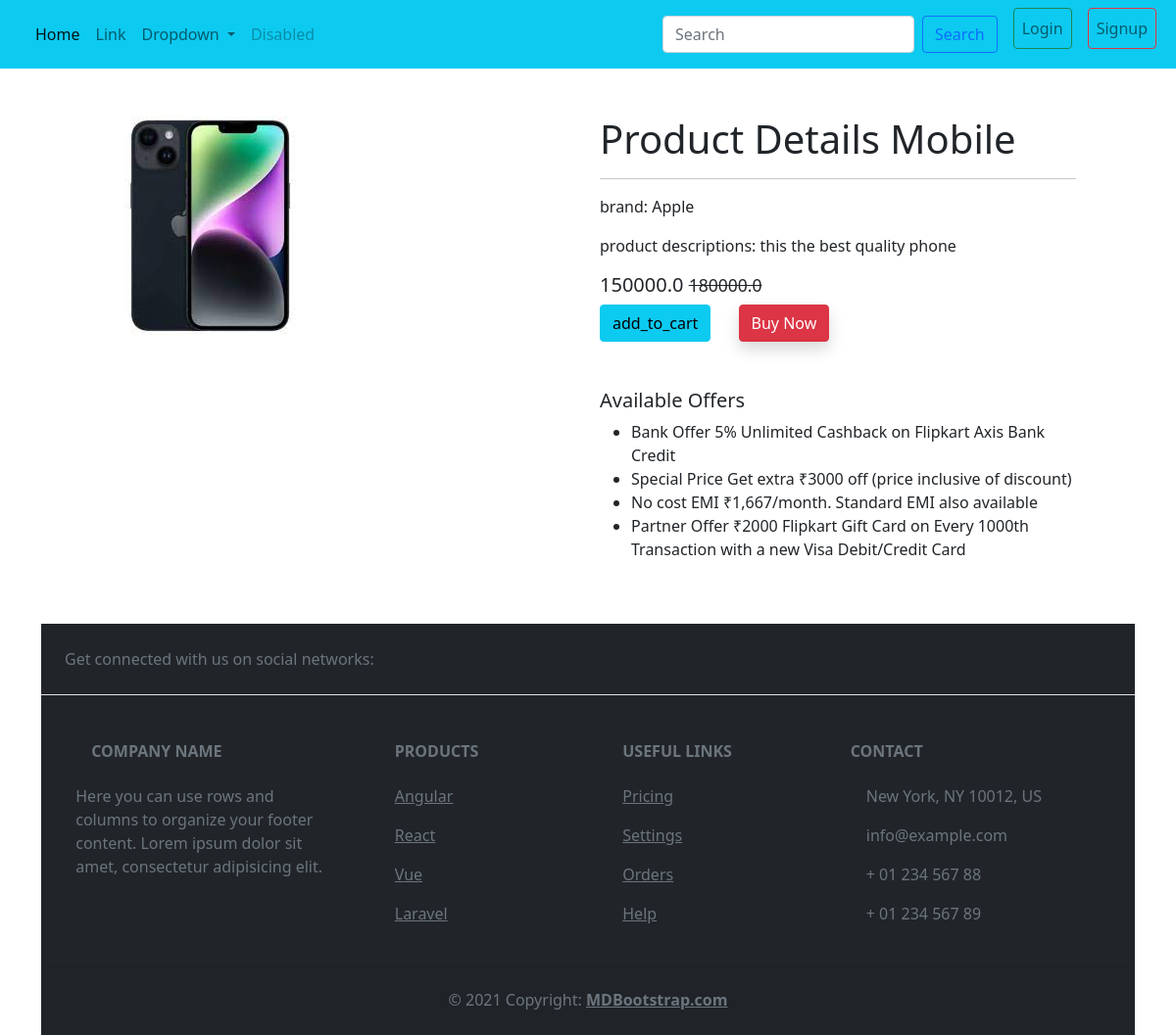
Page /product_details/53 on the committed database.
### enroll/models.py (models this page shows, shortened)
class product(models.Model):
    title=models.CharField(max_length=100)
    selling_price=models.FloatField()
    discount_price=models.FloatField()
    discriptions=models.TextField(max_length=200)
    brand=models.CharField(max_length=50)
    category=models.CharField(choices=CATEGORY_CHOICES ,max_length=50)
    product_images=models.ImageField(upload_to="myimages",max_length=None)

### enroll/views.py (the view)
# urls.py: path("product_details/<int:pk>",views.product_details, name="product_details"),
def product_details(request,pk):
    obj=product.objects.get(pk=pk)
    return render(request,'product _details.html',{"obj":obj})

### templates/product _details.html (shortened to what this page needs)
{% extends "base.html" %}
{% load static %}
{% block content %}
<div class="container">
    <div class="row m-5">
        <div class="col-sm-6">
            <img src="{{obj.product_images.url}}" alt="">
        </div>
        <div class="col-sm-6">
            <h1 class="text-capitalize">product details {{obj.title}}</h1>
            <hr>
            <p>brand: {{obj.brand}}</p>
            <p>product descriptions: {{obj.discriptions}}</p>
            <h5>{{obj.discount_price}} <small class="fw-light text-decoration-line-through">
                    {{obj.selling_price}}</small></h5>
            <form action="/add_to_cart" class="d-inline">
                <button type="submit" class="btn btn-info">add_to_cart</button>
            </form>
            <a href="#" class="btn btn-danger shadow ms-4">Buy Now</a>
            <h5 class="mt-5">Available Offers</h5>
            <ul>
                <li>Bank Offer 5% Unlimited Cashback on Flipkart Axis Bank Credit</li>
                <li>Special Price Get extra ₹3000 off (price inclusive of discount)</li>
                <li>No cost EMI ₹1,667/month. Standard EMI also available</li>
                <li>Partner Offer ₹2000 Flipkart Gift Card on Every 1000th Transaction with a new Visa Debit/Credit Card
                </li>
            </ul>
        </div>
    </div>
    {% endblock content %}

### static/css/ok.css (style rules this page uses)
body { background-image: "C:\Users\hp\Desktop\add_to_cart\cart\static\images\annie-spratt-wuc-KEIBrdE-unsplash.jpg"; }

### templates/base.html (style rules this page uses)
body { padding-right: 0; padding-left: 0; margin: 0; }

### rows in the picture
product: product_images (picture), title "Mobile", brand "Apple", discriptions "this the best quality phone", discount_price "150000.0", selling_price "180000.0"
